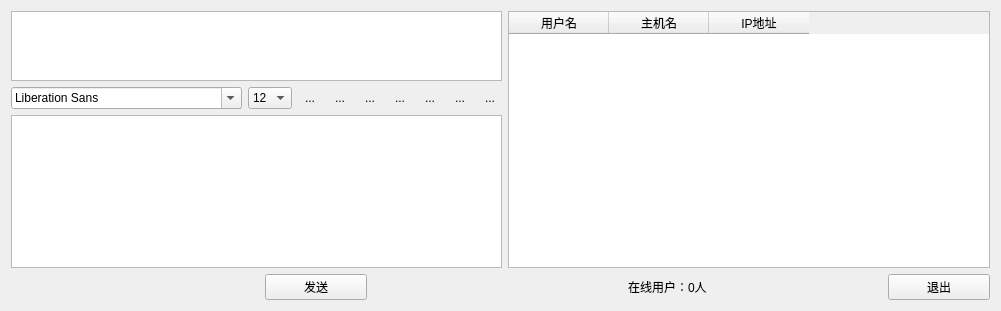
<?xml version="1.0" encoding="UTF-8"?>
<ui version="4.0">
 <class>Widget</class>
 <widget class="QWidget" name="Widget">
  <property name="geometry">
   <rect>
    <x>0</x>
    <y>0</y>
    <width>1001</width>
    <height>311</height>
   </rect>
  </property>
  <property name="contextMenuPolicy">
   <enum>Qt::DefaultContextMenu</enum>
  </property>
  <property name="windowTitle">
   <string>Together聊天室</string>
  </property>
  <property name="windowOpacity">
   <double>0.250000000000000</double>
  </property>
  <layout class="QVBoxLayout" name="verticalLayout_2">
   <item>
    <layout class="QHBoxLayout" name="horizontalLayout_2">
     <item>
      <layout class="QVBoxLayout" name="verticalLayout" stretch="5,1,0">
       <item>
        <widget class="QTextBrowser" name="messageBrowser"/>
       </item>
       <item>
        <layout class="QHBoxLayout" name="horizontalLayout">
         <item>
          <widget class="QFontComboBox" name="fontComboBox"/>
         </item>
         <item>
          <widget class="QComboBox" name="sizeComboBox">
           <property name="currentIndex">
            <number>3</number>
           </property>
           <item>
            <property name="text">
             <string>9</string>
            </property>
           </item>
           <item>
            <property name="text">
             <string>10</string>
            </property>
           </item>
           <item>
            <property name="text">
             <string>11</string>
            </property>
           </item>
           <item>
            <property name="text">
             <string>12</string>
            </property>
           </item>
           <item>
            <property name="text">
             <string>13</string>
            </property>
           </item>
           <item>
            <property name="text">
             <string>14</string>
            </property>
           </item>
           <item>
            <property name="text">
             <string>15</string>
            </property>
           </item>
           <item>
            <property name="text">
             <string>16</string>
            </property>
           </item>
           <item>
            <property name="text">
             <string>17</string>
            </property>
           </item>
           <item>
            <property name="text">
             <string>18</string>
            </property>
           </item>
           <item>
            <property name="text">
             <string>19</string>
            </property>
           </item>
           <item>
            <property name="text">
             <string>20</string>
            </property>
           </item>
           <item>
            <property name="text">
             <string>21</string>
            </property>
           </item>
           <item>
            <property name="text">
             <string>22</string>
            </property>
           </item>
          </widget>
         </item>
         <item>
          <widget class="QToolButton" name="boldToolBtn">
           <property name="toolTip">
            <string>加粗</string>
           </property>
           <property name="text">
            <string>...</string>
           </property>
           <property name="icon">
            <iconset resource="MyImages.qrc">
             <normaloff>:/image/images/bold.png</normaloff>:/image/images/bold.png</iconset>
           </property>
           <property name="iconSize">
            <size>
             <width>22</width>
             <height>22</height>
            </size>
           </property>
           <property name="checkable">
            <bool>true</bool>
           </property>
           <property name="autoRaise">
            <bool>true</bool>
           </property>
          </widget>
         </item>
         <item>
          <widget class="QToolButton" name="italicToolBtn">
           <property name="toolTip">
            <string>倾斜</string>
           </property>
           <property name="text">
            <string>...</string>
           </property>
           <property name="icon">
            <iconset resource="MyImages.qrc">
             <normaloff>:/image/images/italic.png</normaloff>:/image/images/italic.png</iconset>
           </property>
           <property name="iconSize">
            <size>
             <width>22</width>
             <height>22</height>
            </size>
           </property>
           <property name="checkable">
            <bool>true</bool>
           </property>
           <property name="autoRaise">
            <bool>true</bool>
           </property>
          </widget>
         </item>
         <item>
          <widget class="QToolButton" name="underlineToolBtn">
           <property name="toolTip">
            <string>下划线</string>
           </property>
           <property name="text">
            <string>...</string>
           </property>
           <property name="icon">
            <iconset resource="MyImages.qrc">
             <normaloff>:/image/images/under.png</normaloff>:/image/images/under.png</iconset>
           </property>
           <property name="iconSize">
            <size>
             <width>22</width>
             <height>22</height>
            </size>
           </property>
           <property name="checkable">
            <bool>true</bool>
           </property>
           <property name="autoRaise">
            <bool>true</bool>
           </property>
          </widget>
         </item>
         <item>
          <widget class="QToolButton" name="colorToolBtn">
           <property name="toolTip">
            <string>更改字体颜色</string>
           </property>
           <property name="text">
            <string>...</string>
           </property>
           <property name="icon">
            <iconset resource="MyImages.qrc">
             <normaloff>:/image/images/color.png</normaloff>:/image/images/color.png</iconset>
           </property>
           <property name="iconSize">
            <size>
             <width>22</width>
             <height>22</height>
            </size>
           </property>
           <property name="checkable">
            <bool>false</bool>
           </property>
           <property name="autoRaise">
            <bool>true</bool>
           </property>
          </widget>
         </item>
         <item>
          <widget class="QToolButton" name="sendToolBtn">
           <property name="toolTip">
            <string>传输文件</string>
           </property>
           <property name="text">
            <string>...</string>
           </property>
           <property name="icon">
            <iconset resource="MyImages.qrc">
             <normaloff>:/image/images/send.png</normaloff>:/image/images/send.png</iconset>
           </property>
           <property name="iconSize">
            <size>
             <width>22</width>
             <height>22</height>
            </size>
           </property>
           <property name="checkable">
            <bool>false</bool>
           </property>
           <property name="autoRaise">
            <bool>true</bool>
           </property>
          </widget>
         </item>
         <item>
          <widget class="QToolButton" name="saveToolBtn">
           <property name="toolTip">
            <string>保存聊天记录</string>
           </property>
           <property name="text">
            <string>...</string>
           </property>
           <property name="icon">
            <iconset resource="MyImages.qrc">
             <normaloff>:/image/images/save.png</normaloff>:/image/images/save.png</iconset>
           </property>
           <property name="iconSize">
            <size>
             <width>22</width>
             <height>22</height>
            </size>
           </property>
           <property name="checkable">
            <bool>false</bool>
           </property>
           <property name="autoRaise">
            <bool>true</bool>
           </property>
          </widget>
         </item>
         <item>
          <widget class="QToolButton" name="clearToolBtn">
           <property name="toolTip">
            <string>清空聊天记录</string>
           </property>
           <property name="text">
            <string>...</string>
           </property>
           <property name="icon">
            <iconset resource="MyImages.qrc">
             <normaloff>:/image/images/clear.png</normaloff>:/image/images/clear.png</iconset>
           </property>
           <property name="iconSize">
            <size>
             <width>22</width>
             <height>22</height>
            </size>
           </property>
           <property name="checkable">
            <bool>false</bool>
           </property>
           <property name="autoRaise">
            <bool>true</bool>
           </property>
          </widget>
         </item>
        </layout>
       </item>
       <item>
        <widget class="QTextEdit" name="messageTextEdit"/>
       </item>
      </layout>
     </item>
     <item>
      <widget class="QTableWidget" name="userTableWidget">
       <property name="autoFillBackground">
        <bool>true</bool>
       </property>
       <property name="selectionMode">
        <enum>QAbstractItemView::SingleSelection</enum>
       </property>
       <property name="selectionBehavior">
        <enum>QAbstractItemView::SelectRows</enum>
       </property>
       <property name="showGrid">
        <bool>false</bool>
       </property>
       <column>
        <property name="text">
         <string>用户名</string>
        </property>
       </column>
       <column>
        <property name="text">
         <string>主机名</string>
        </property>
       </column>
       <column>
        <property name="text">
         <string>IP地址</string>
        </property>
       </column>
      </widget>
     </item>
    </layout>
   </item>
   <item>
    <layout class="QHBoxLayout" name="horizontalLayout_3" stretch="5,2,5,3,2,2">
     <item>
      <spacer name="horizontalSpacer">
       <property name="orientation">
        <enum>Qt::Horizontal</enum>
       </property>
       <property name="sizeHint" stdset="0">
        <size>
         <width>78</width>
         <height>20</height>
        </size>
       </property>
      </spacer>
     </item>
     <item>
      <widget class="QPushButton" name="sendButton">
       <property name="text">
        <string>发送</string>
       </property>
      </widget>
     </item>
     <item>
      <spacer name="horizontalSpacer_2">
       <property name="orientation">
        <enum>Qt::Horizontal</enum>
       </property>
       <property name="sizeHint" stdset="0">
        <size>
         <width>188</width>
         <height>20</height>
        </size>
       </property>
      </spacer>
     </item>
     <item>
      <widget class="QLabel" name="userNumLabel">
       <property name="text">
        <string>在线用户：0人</string>
       </property>
      </widget>
     </item>
     <item>
      <spacer name="horizontalSpacer_3">
       <property name="orientation">
        <enum>Qt::Horizontal</enum>
       </property>
       <property name="sizeHint" stdset="0">
        <size>
         <width>98</width>
         <height>20</height>
        </size>
       </property>
      </spacer>
     </item>
     <item>
      <widget class="QPushButton" name="exitButton">
       <property name="text">
        <string>退出</string>
       </property>
      </widget>
     </item>
    </layout>
   </item>
  </layout>
 </widget>
 <layoutdefault spacing="6" margin="11"/>
 <resources>
  <include location="MyImages.qrc"/>
 </resources>
 <connections/>
</ui>
